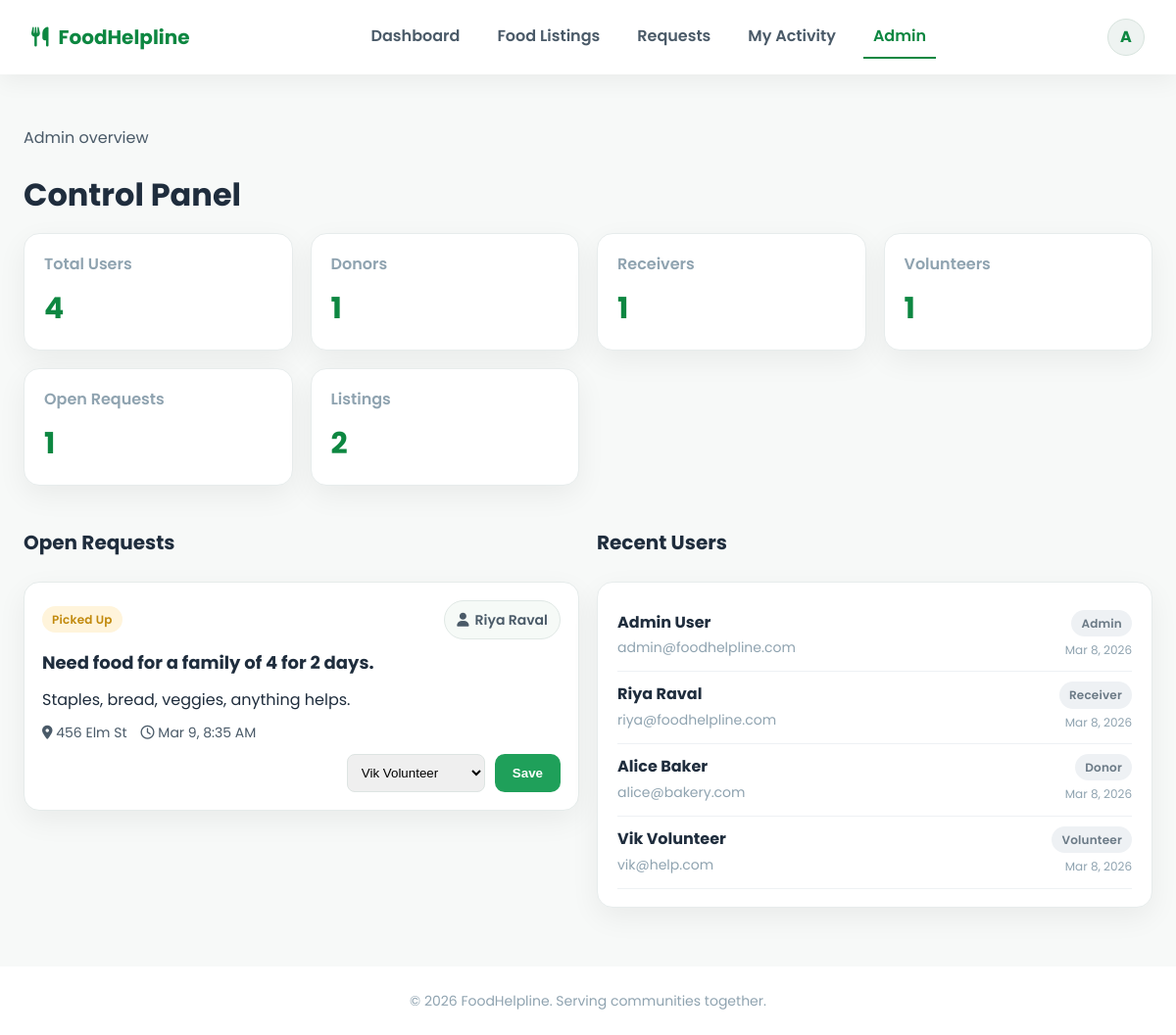
/admin/dashboard.php (signed in), run on an earlier commit of the app's database.
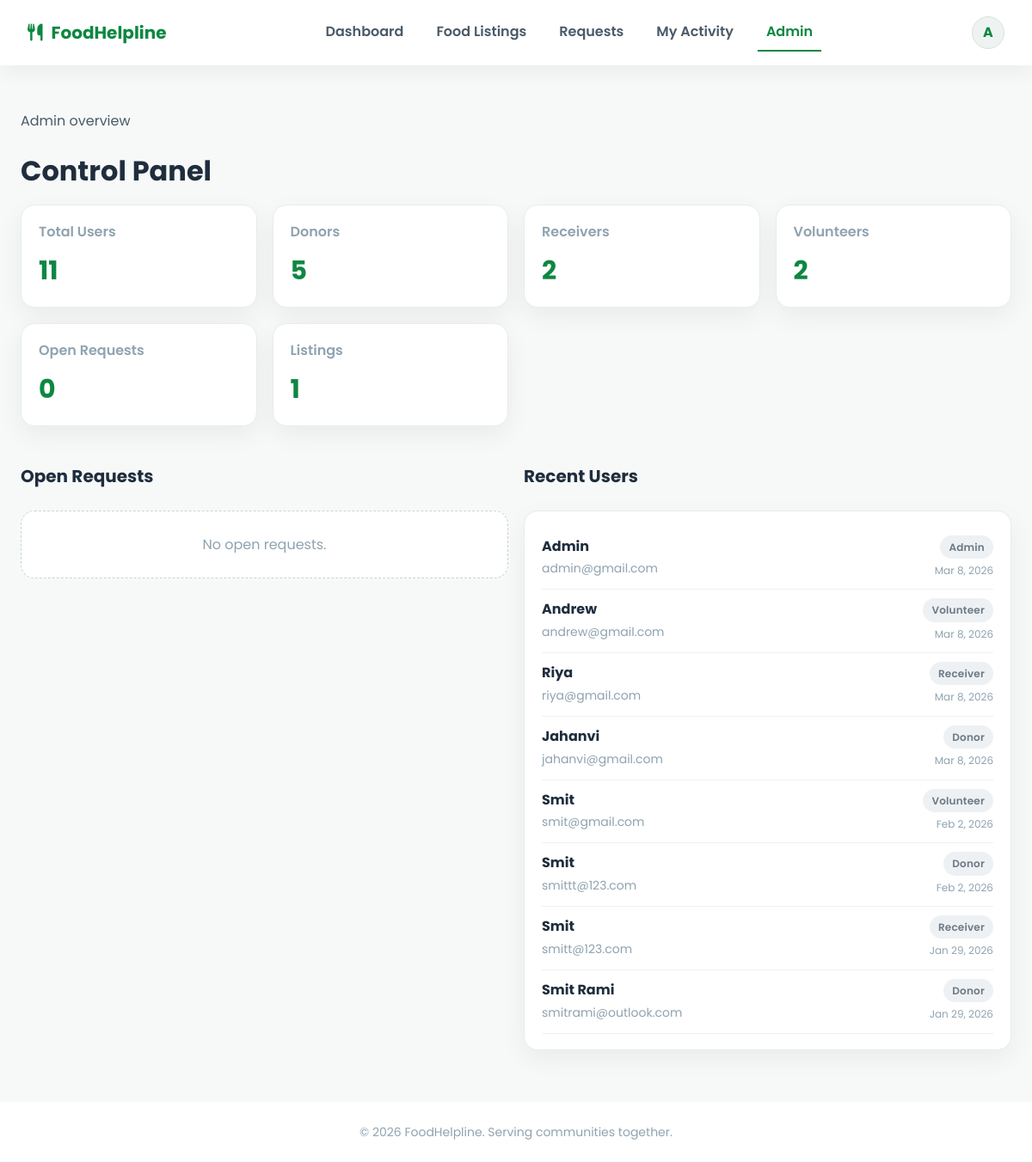
And on a later commit of the database.
### tables this page shows
CREATE TABLE IF NOT EXISTS `assistance_requests` (
  `id` int NOT NULL AUTO_INCREMENT,
  `requester_id` int NOT NULL,
  `title` varchar(255) NOT NULL,
  `description` text,
  `servings` int DEFAULT '1',
  `address` varchar(255) NOT NULL,
  `needed_by` datetime DEFAULT NULL,
  `status` enum('open','picked_up','delivered','closed') DEFAULT 'open',
  `volunteer_id` int DEFAULT NULL,
  `created_at` timestamp NULL DEFAULT CURRENT_TIMESTAMP,
  PRIMARY KEY (`id`),
  KEY `requester_id` (`requester_id`),
  KEY `volunteer_id` (`volunteer_id`)
);

CREATE TABLE IF NOT EXISTS `users` (
  `id` int NOT NULL AUTO_INCREMENT,
  `name` varchar(100) DEFAULT NULL,
  `email` varchar(100) DEFAULT NULL,
  `phone` varchar(15) DEFAULT NULL,
  `address` varchar(255) DEFAULT NULL,
  `organization` varchar(255) DEFAULT NULL,
  `password` varchar(255) DEFAULT NULL,
  `role` enum('admin','donor','receiver','volunteer') DEFAULT NULL,
  `profile_completed` tinyint(1) NOT NULL DEFAULT '0',
  `status` tinyint DEFAULT '1',
  `created_at` timestamp NULL DEFAULT CURRENT_TIMESTAMP,
  PRIMARY KEY (`id`),
  UNIQUE KEY `email` (`email`)
);

### includes/helpers.php (called while the page is built, shortened)
<?php
function safe($value) {
    return htmlspecialchars($value ?? '', ENT_QUOTES, 'UTF-8');
}
function formatDate($dateString, $format = 'M j, Y') {
    return date($format, strtotime($dateString));
}
function statusBadge(string $status): array {
    $map = [
        'available'  => ['label' => 'Available', 'class' => 'badge green'],
        'claimed'    => ['label' => 'Claimed', 'class' => 'badge blue'],
        'completed'  => ['label' => 'Completed', 'class' => 'badge gray'],
        'expired'    => ['label' => 'Expired', 'class' => 'badge gray'],
        'open'       => ['label' => 'Open', 'class' => 'badge blue'],
        'picked_up'  => ['label' => 'Picked Up', 'class' => 'badge amber'],
        'delivered'  => ['label' => 'Delivered', 'class' => 'badge green'],
        'closed'     => ['label' => 'Closed', 'class' => 'badge gray'],
    ];
    return $map[$status] ?? ['label' => ucfirst($status), 'class' => 'badge gray'];
}

### admin/dashboard.php (the view, shortened to what the changed rows need)
<?php
include("../includes/header.php");
include("../includes/helpers.php");
$counts = [
    'users' => (int)$conn->query("SELECT COUNT(*) FROM users")->fetchColumn(),
    'donors' => (int)$conn->query("SELECT COUNT(*) FROM users WHERE role='donor'")->fetchColumn(),
    'receivers' => (int)$conn->query("SELECT COUNT(*) FROM users WHERE role='receiver'")->fetchColumn(),
    'volunteers' => (int)$conn->query("SELECT COUNT(*) FROM users WHERE role='volunteer'")->fetchColumn(),
    'open_requests' => (int)$conn->query("SELECT COUNT(*) FROM assistance_requests WHERE status IN ('open','picked_up')")->fetchColumn(),
    'listings' => (int)$conn->query("SELECT COUNT(*) FROM food_listings")->fetchColumn()
];
$volunteers = $conn->query("SELECT id, name FROM users WHERE role='volunteer' ORDER BY name")->fetchAll(PDO::FETCH_ASSOC);
$openRequests = $conn->query("SELECT ar.*, u.name AS requester_name, vol.name AS volunteer_name
    FROM assistance_requests ar
    JOIN users u ON u.id = ar.requester_id
    LEFT JOIN users vol ON vol.id = ar.volunteer_id
    WHERE ar.status IN ('open','picked_up')
    ORDER BY ar.created_at DESC")->fetchAll(PDO::FETCH_ASSOC);
$users = $conn->query("SELECT name, email, role, created_at FROM users ORDER BY created_at DESC LIMIT 8")->fetchAll(PDO::FETCH_ASSOC);
?>
<section class="page">
    <div class="section-head" style="margin-bottom:8px;">
        <div>
            <h1>Control Panel</h1>
        </div>
    </div>
    <div class="grid stats">
        <div class="card stat-card"><div class="label">Total Users</div><div class="value"><?php echo $counts['users']; ?></div></div>
        <div class="card stat-card"><div class="label">Donors</div><div class="value"><?php echo $counts['donors']; ?></div></div>
        <div class="card stat-card"><div class="label">Receivers</div><div class="value"><?php echo $counts['receivers']; ?></div></div>
        <div class="card stat-card"><div class="label">Volunteers</div><div class="value"><?php echo $counts['volunteers']; ?></div></div>
        <div class="card stat-card"><div class="label">Open Requests</div><div class="value"><?php echo $counts['open_requests']; ?></div></div>
        <div class="card stat-card"><div class="label">Listings</div><div class="value"><?php echo $counts['listings']; ?></div></div>
    </div>
    <div class="grid two">
        <div>
            <div class="section-head">
                <h3>Open Requests</h3>
            </div>
            <?php if (count($openRequests) === 0): ?>
                <div class="empty">No open requests.</div>
            <?php else: ?>
                <div class="grid cards">
                    <?php foreach ($openRequests as $req): ?>
                        <?php $badge = statusBadge($req['status']); ?>
                        <div class="request-card">
                            <div class="meta" style="justify-content: space-between;">
                                <span class="<?php echo $badge['class']; ?>"><?php echo $badge['label']; ?></span>
                                <span class="pill"><i class="fas fa-user"></i> <?php echo safe($req['requester_name']); ?></span>
                            </div>
                            <h4><?php echo safe($req['title']); ?></h4>
                            <p><?php echo safe($req['description']); ?></p>
                            <div class="meta">
                                <span><i class="fas fa-map-marker-alt"></i> <?php echo safe($req['address']); ?></span>
                                <?php if ($req['needed_by']): ?><span><i class="far fa-clock"></i> <?php echo formatDate($req['needed_by'], 'M j, g:i A'); ?></span><?php endif; ?>
                            </div>
                            <form method="POST" class="actions" style="justify-content:flex-end;gap:10px;">
                                <select name="volunteer_id" required style="padding:10px;border-radius:8px;border:1px solid #dde4e2;">
                                    <?php foreach ($volunteers as $vol): ?>
                                        <option value="<?php echo $vol['id']; ?>" <?php echo ($req['volunteer_id']==$vol['id'])?'selected':''; ?>>
                                            <?php echo safe($vol['name']); ?>
                                        </option>
                                    <?php endforeach; ?>
                                </select>
                                <button type="submit" name="assign_volunteer" class="btn primary">Save</button>
                            </form>
                        </div>
                    <?php endforeach; ?>
                </div>
            <?php endif; ?>
        </div>
        <div>
            <div class="card">
                <?php foreach ($users as $user): ?>
                    <div style="display:flex; justify-content:space-between; padding:10px 0; border-bottom:1px solid #eef1f4;">
                        <div>
                            <strong><?php echo safe($user['name']); ?></strong><br>
                            <span style="color:var(--gray-500); font-size:14px;"><?php echo safe($user['email']); ?></span>
                        </div>
                        <div style="text-align:right;">
                            <span class="badge gray"><?php echo ucfirst($user['role']); ?></span><br>
                            <span style="color:var(--gray-500); font-size:12px;"><?php echo formatDate($user['created_at']); ?></span>
                        </div>
                    </div>
                <?php endforeach; ?>
            </div>
        </div>
    </div>
</section>
<?php include("../includes/footer.php"); ?>

### includes/header.php (shortened to what the changed rows need)
<?php
include_once __DIR__ . '/db.php';
$userStmt = $conn->prepare("SELECT * FROM users WHERE id = ? LIMIT 1");
$userStmt->execute([$_SESSION['user_id']]);
$currentUser = $userStmt->fetch(PDO::FETCH_ASSOC);
$firstInitial = strtoupper(substr($currentUser['name'], 0, 1));
?>
<!DOCTYPE html>
<html lang="en">
<head>
    <link rel="stylesheet" href="https://cdnjs.cloudflare.com/ajax/libs/font-awesome/6.4.2/css/all.min.css">
    <link rel="stylesheet" href="<?php echo BASE_URL; ?>assets/css/style.css">
</head>
<body class="app-body">
<header class="app-nav">
    <div class="nav-cta">
        <div class="avatar" data-dropdown="user-menu">
            <?php echo htmlspecialchars($firstInitial); ?>
        </div>
    </div>
</header>
<main>

What changed in the data, as far as the page shows it:
no longer on one of the page's lists (row edited): users: name "Admin User", email "admin@foodhelpline.com", role "Admin", created_at "Mar 8, 2026"
removed assistance_requests: id "1", requester "2", status "Picked Up", requester.name "Riya Raval", title "Need food for a family of 4 for 2 days.", description "Staples, bread, veggies, anything helps.", address "456 Elm St", needed_by "Mar 9, 8:35 AM", volunteer_id "Vik Volunteer"
removed users: name "Riya Raval", email "riya@foodhelpline.com", role "Receiver", created_at "Mar 8, 2026"
no longer on this page (row edited): users: name "Alice Baker", email "alice@bakery.com", role "Donor", created_at "Mar 8, 2026"
no longer on this page (row edited): users: name "Vik Volunteer", email "vik@help.com", role "Volunteer", created_at "Mar 8, 2026"
added users: name "Admin", email "admin@gmail.com", role "Admin", created_at "Mar 8, 2026"
added users: name "Andrew", email "andrew@gmail.com", role "Volunteer", created_at "Mar 8, 2026"
added users: name "Riya", email "riya@gmail.com", role "Receiver", created_at "Mar 8, 2026"
added users: name "Jahanvi", email "jahanvi@gmail.com", role "Donor", created_at "Mar 8, 2026"
added users: name "Smit", email "smit@gmail.com", role "Volunteer", created_at "Feb 2, 2026"
added users: name "Smit", email "smittt@123.com", role "Donor", created_at "Feb 2, 2026"
added users: name "Smit", email "smitt@123.com", role "Receiver", created_at "Jan 29, 2026"
added users: name "Smit Rami", email "smitrami@outlook.com", role "Donor", created_at "Jan 29, 2026"
Also different on the page:
$counts['users']: "4" → "11"
$counts['donors']: (not shown) → "5"
$counts['receivers']: (not shown) → "2"
$counts['volunteers']: (not shown) → "2"
$counts['open_requests']: (not shown) → "0"
$counts['listings']: (not shown) → "1"
text now shown: "No open requests."
